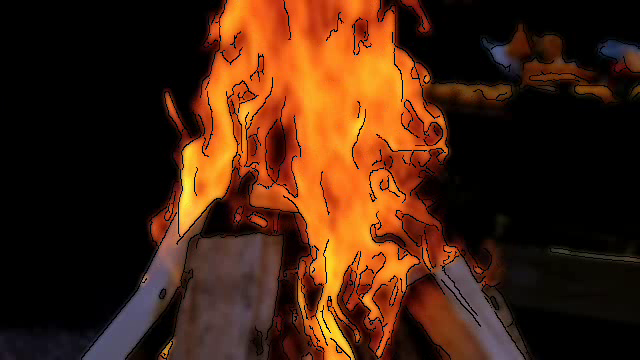
#> input picture frame 1 of bad.mp4, 640 x 360 px, given in place of video.mp4, which was not available
$ jupyter execute code.ipynb
#> lines starting #> are read from the running program, lines starting #| are printed output that depends on the picture; after the words box and inside, x2 and y2 are one past the last pixel; in counts of white or black regions, pixels touching at a corner belong together; pictures that were not available may be replaced by others from this repository, and a replacement may not be noted
#> further down, frame is the input picture: shape (360, 640, 3); mean B, G, R 15.7, 36, 71.3
[cell 1]
import cv2
import numpy as np
from sklearn.cluster import KMeans
import matplotlib.pyplot as plt

def cartoonize(frame):

    # 그레이스케일로 변환
    gray = cv2.cvtColor(frame, cv2.COLOR_BGR2GRAY)
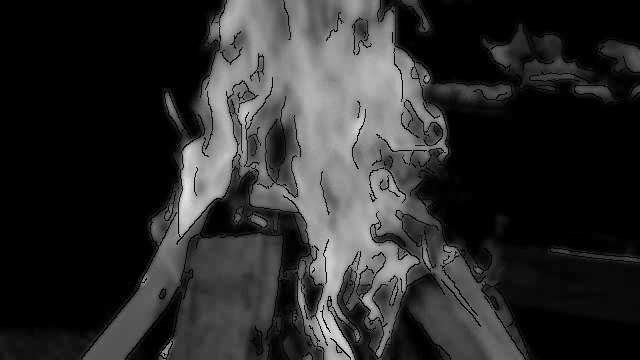
#> gray: shape (360, 640); min 0, max 228, mean 44.2

    # 중간 톤 제거
    gray = cv2.medianBlur(gray, 5)
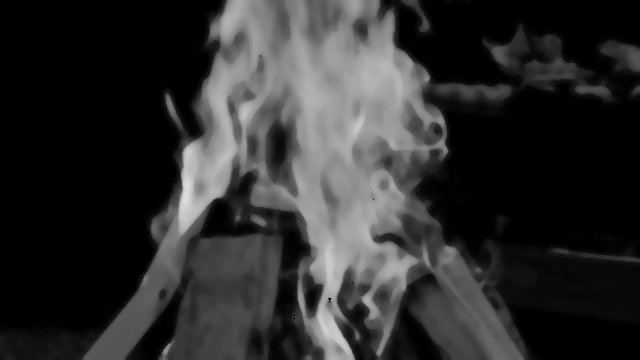
#> gray: shape (360, 640); min 0, max 221, mean 45.9

    # Canny 엣지 감지
    edges = cv2.Canny(gray, 50, 150)
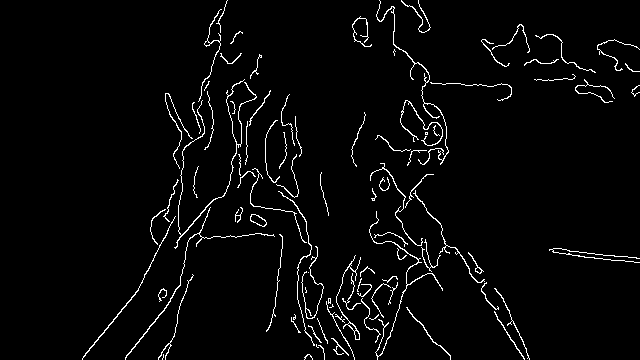
#> edges: shape (360, 640); 3.2% white in thin lines or dots, all inside (x1, y1, x2, y2) = (82, 0, 640, 360)

    # 엣지 반전
    edges = cv2.bitwise_not(edges)

    # 컬러 이미지에 bilateral filter 적용
    color = cv2.bilateralFilter(frame, 9, 500, 1200)
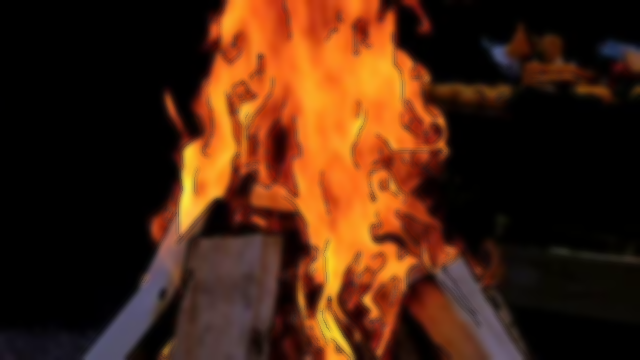
#> color: shape (360, 640, 3); mean B, G, R 15.7, 36.1, 71.6

    # 엣지와 컬러 이미지 합치기
    cartoon = cv2.bitwise_and(color, color, mask=edges)
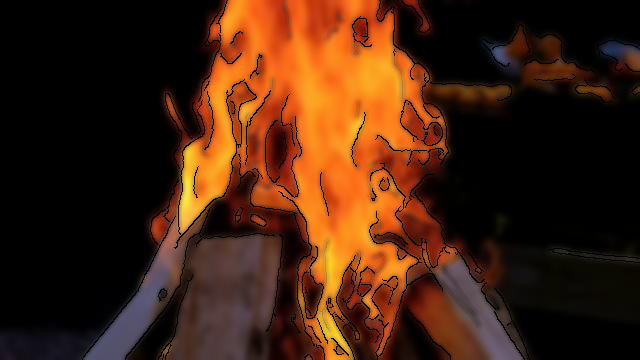
#> cartoon: shape (360, 640, 3); mean B, G, R 14.9, 34.4, 67.9

    return cartoon


def best_cartoonize(video):

    gray = cv2.cvtColor(video, cv2.COLOR_BGR2GRAY)

    gray = cv2.medianBlur(gray, 5)

    edges = cv2.Canny(gray, 40, 100)
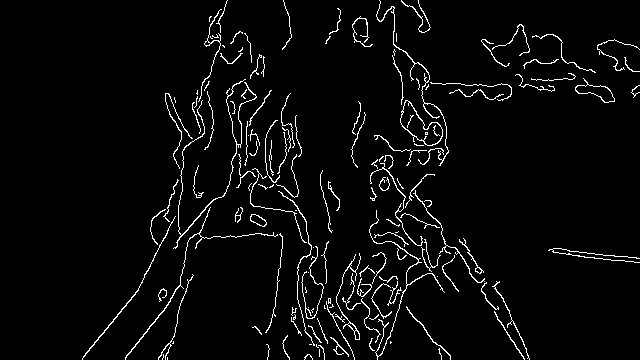
#> edges: shape (360, 640); 3.9% white in thin lines or dots, all inside (x1, y1, x2, y2) = (82, 0, 640, 360)

    edges = cv2.bitwise_not(edges)

    color = cv2.bilateralFilter(video, 9, 400, 1200)

    pixel_values = color.reshape((-1, 3))

    kmeans = KMeans(n_clusters=20)
    labels = kmeans.fit_predict(pixel_values)

    centers = kmeans.cluster_centers_
    segmented_image = centers[labels].reshape(color.shape).astype('uint8')

    cartoon = cv2.bitwise_and(segmented_image, segmented_image, mask=edges)
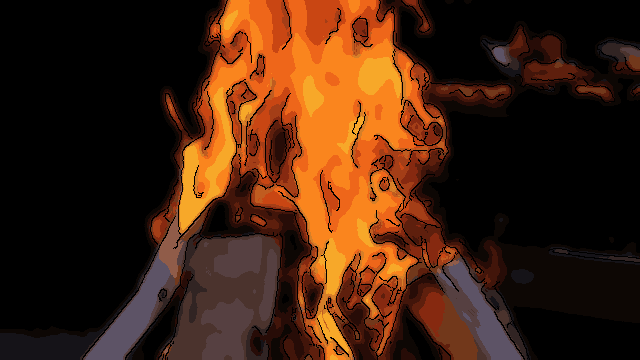
#> cartoon: shape (360, 640, 3); mean B, G, R 14.5, 33.8, 66.6

    return cartoon

[cell 2]
cap = cv2.VideoCapture('video.mp4')

frame_width = int(cap.get(cv2.CAP_PROP_FRAME_WIDTH))
frame_height = int(cap.get(cv2.CAP_PROP_FRAME_HEIGHT))
fps = cap.get(cv2.CAP_PROP_FPS)

fourcc = cv2.VideoWriter_fourcc(*'mp4v')
out = cv2.VideoWriter('bad.mp4', fourcc, fps, (frame_width, frame_height))


frames_to_process = int(5 * fps)

frame_counter = 0
while(cap.isOpened() and frame_counter < frames_to_process):
    ret, frame = cap.read()
    if ret==True:
        # 모든 10프레임마다 하나씩 처리
        if frame_counter % 10 == 0:
            frame = cartoonize(frame)
            out.write(frame)
        frame_counter += 1
    else:
        break

# 작업 완료 후 해제
cap.release()
out.release()

$ run again, starting later in the video
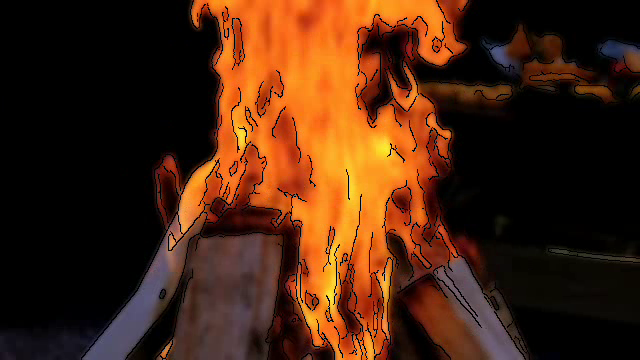
#> input picture frame 5 of bad.mp4, 640 x 360 px, given in place of video.mp4, which was not available
#> frame is the input picture: shape (360, 640, 3); mean B, G, R 15.9, 36.9, 72.7
#> in cartoonize, `edges = cv2.Canny(gray, 50, 150)`:
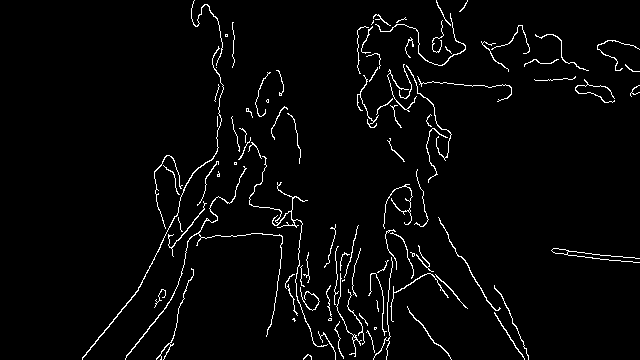
#> edges: shape (360, 640); 3% white in thin lines or dots, all inside (x1, y1, x2, y2) = (82, 0, 640, 360)
#> in best_cartoonize, `cartoon = cv2.bitwise_and(segmented_image, segmented_image, mask=edges)`:
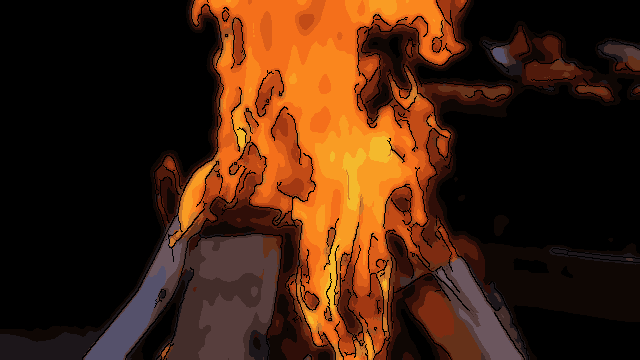
#> cartoon: shape (360, 640, 3); mean B, G, R 14.6, 34.7, 68.3

$ run again, starting later in the video
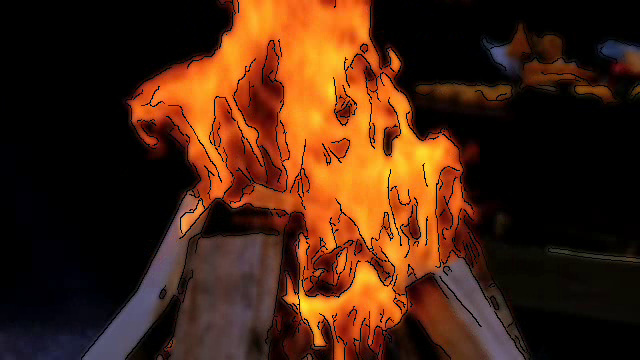
#> input picture frame 9 of bad.mp4, 640 x 360 px, given in place of video.mp4, which was not available
#> frame is the input picture: shape (360, 640, 3); mean B, G, R 16.6, 37.2, 72.6
#> in cartoonize, `edges = cv2.Canny(gray, 50, 150)`:
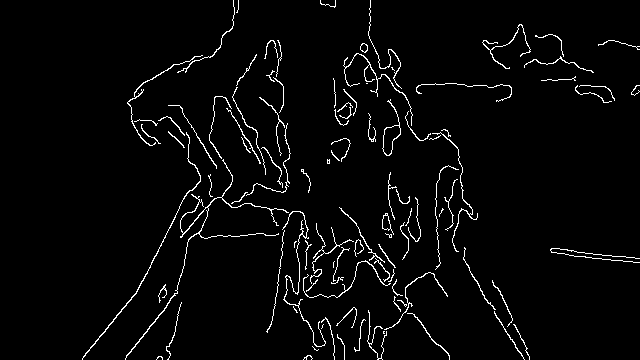
#> edges: shape (360, 640); 3.2% white in thin lines or dots, all inside (x1, y1, x2, y2) = (82, 0, 640, 360)
#> in best_cartoonize, `cartoon = cv2.bitwise_and(segmented_image, segmented_image, mask=edges)`:
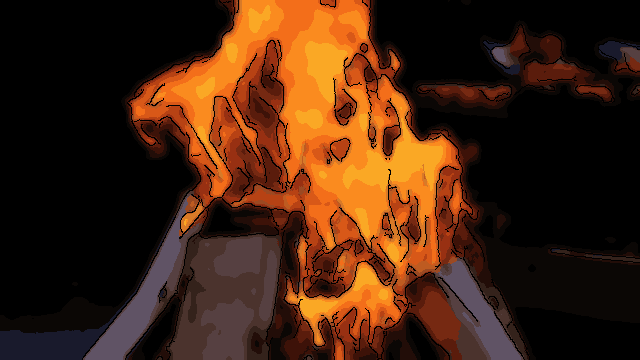
#> cartoon: shape (360, 640, 3); mean B, G, R 15.2, 35.1, 68.1
